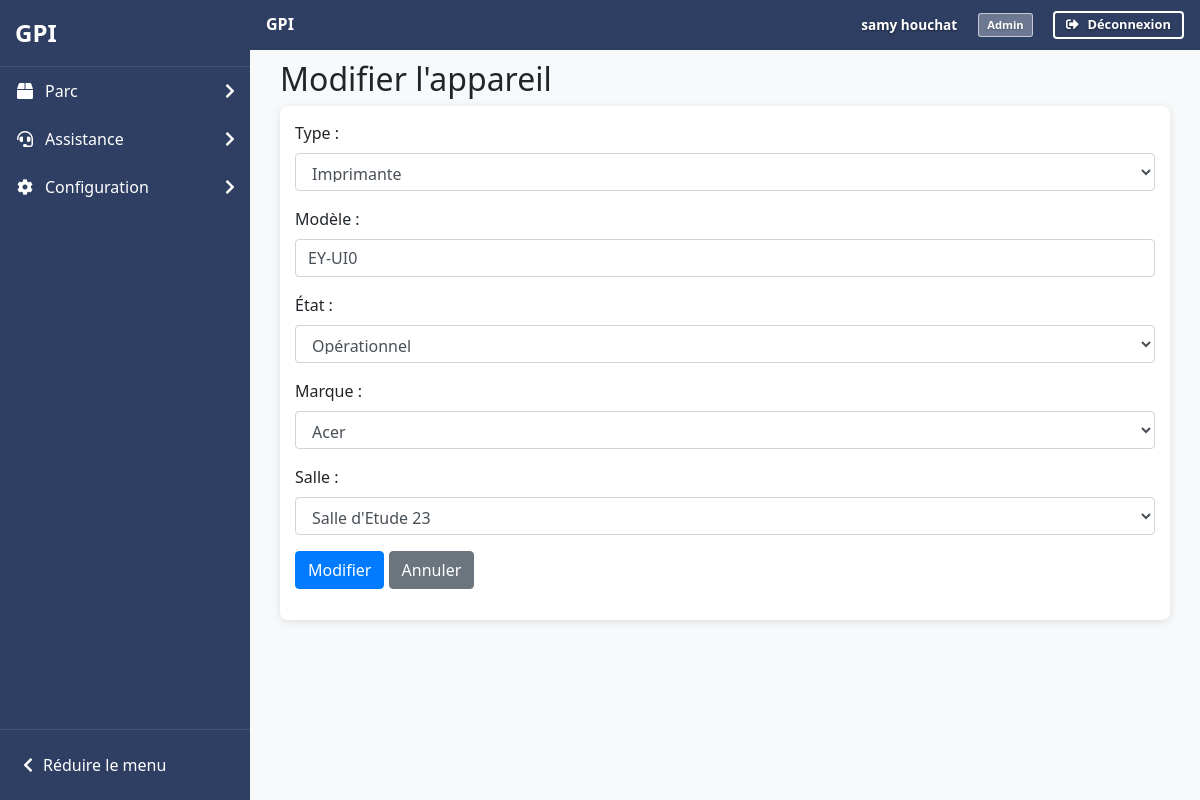
The page /includes/gestion.php?action=modifier&id=126 (signed in) on the database as committed earlier.
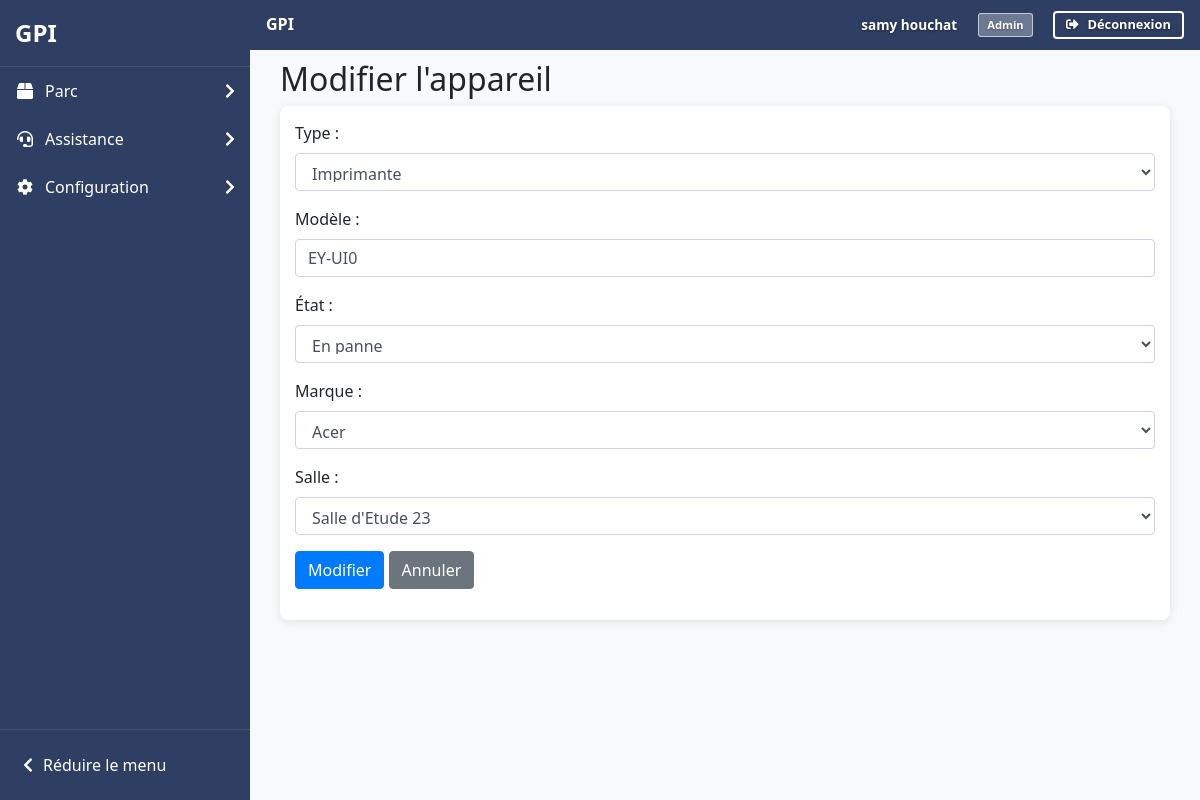
The same page on the database as committed later.
### tables this page shows
CREATE TABLE IF NOT EXISTS `appareils` (
  `id_appareil` int NOT NULL AUTO_INCREMENT,
  `type` enum('Imprimante','Projecteur') NOT NULL,
  `modele` varchar(100) NOT NULL,
  `numero_inventaire` varchar(50) NOT NULL,
  `etat` enum('Operationnel','En panne') NOT NULL DEFAULT 'Operationnel',
  `id_marque` int NOT NULL,
  `id_salle` int UNSIGNED DEFAULT NULL,
  `date_ajout` timestamp NULL DEFAULT CURRENT_TIMESTAMP,
  `supprime_le` timestamp NULL DEFAULT NULL,
  `est_affecte` tinyint(1) GENERATED ALWAYS AS ((`id_salle` is not null)) VIRTUAL,
  PRIMARY KEY (`id_appareil`),
  UNIQUE KEY `numero_serie` (`numero_inventaire`),
  KEY `id_marque` (`id_marque`),
  KEY `id_salle` (`id_salle`),
  KEY `type` (`type`),
  KEY `etat` (`etat`),
  KEY `supprime_le` (`supprime_le`)
);

CREATE TABLE IF NOT EXISTS `marque` (
  `id_marque` int NOT NULL AUTO_INCREMENT,
  `nom_marque` varchar(255) NOT NULL,
  PRIMARY KEY (`id_marque`),
  UNIQUE KEY `nom_marque` (`nom_marque`)
);

CREATE TABLE IF NOT EXISTS `salles` (
  `id_salle` int UNSIGNED NOT NULL AUTO_INCREMENT,
  `nom_salle` varchar(50) NOT NULL,
  `etage` enum('2','3') NOT NULL,
  `groupe` enum('Administratif','Etude','Cisco') NOT NULL,
  PRIMARY KEY (`id_salle`),
  UNIQUE KEY `unique_salle_etage` (`nom_salle`,`etage`)
);

### includes/functions.php (the view, shortened to what the changed rows need)
<?php
function connectDB() {
    $host = 'localhost';
    $db   = 'gpii';
    $user = 'root';
    $pass = '';
    $charset = 'utf8mb4';
    $dsn = "mysql:host=$host;dbname=$db;charset=$charset";
    $options = [
        PDO::ATTR_ERRMODE => PDO::ERRMODE_EXCEPTION,
        PDO::ATTR_DEFAULT_FETCH_MODE => PDO::FETCH_ASSOC
    ];
    return new PDO($dsn, $user, $pass, $options);
}
function afficherHeader($titre, $niveau = 1, $afficher_sidebar = true) {
    $prefix = str_repeat('../', $niveau);
    echo '<!DOCTYPE html>';
    echo '<html lang="fr">';
    echo '<head>';
    echo '<link rel="stylesheet" href="' . $prefix . 'assets/css/bootstrap.css">';
    echo '<link rel="stylesheet" href="' . $prefix . 'assets/css/custom.css">';
    echo '<link rel="stylesheet" href="https://cdnjs.cloudflare.com/ajax/libs/font-awesome/5.15.3/css/all.min.css">';
    echo '<link rel="stylesheet" href="https://cdn.jsdelivr.net/npm/bootstrap-icons@1.11.3/font/bootstrap-icons.css">';
    echo '</head>';
    echo '<body>';
    if ($afficher_sidebar) {
        echo '<div class="sidebar-glpi">';
        echo '<div class="sidebar-header">';
        echo '<a href="' . $prefix . 'index.php" class="logo-container">';
        echo '<span class="logo-text">GPI</span>';
        echo '</a>';
        echo '</div>';
        echo '<nav class="sidebar-nav">';
        echo '<ul class="sidebar-menu">';
        if (isset($_SESSION['user_role']) && ($_SESSION['user_role'] == 1 || $_SESSION['user_role'] == 2)) {
            echo '<li class="sidebar-item">';
            echo '<a href="#" class="sidebar-link">';
            echo '<i class="fas fa-box sidebar-icon"></i>';
            echo '<span>Parc</span>';
            echo '<i class="fas fa-chevron-right sidebar-arrow"></i>';
            echo '</a>';
            echo '</li>';
        }
        echo '<li class="sidebar-item">';
        echo '<a href="#" class="sidebar-link">';
        echo '<i class="fas fa-headset sidebar-icon"></i>';
        echo '<span>Assistance</span>';
        echo '<i class="fas fa-chevron-right sidebar-arrow"></i>';
        echo '</a>';
        echo '</li>';
        if (isset($_SESSION['user_role']) && $_SESSION['user_role'] == 1) {
            echo '<li class="sidebar-item">';
            echo '<a href="#" class="sidebar-link">';
            echo '<i class="fas fa-cog sidebar-icon"></i>';
            echo '<span>Configuration</span>';
            echo '<i class="fas fa-chevron-right sidebar-arrow"></i>';
            echo '</a>';
            echo '</li>';
        }
        echo '</ul>';
        echo '</nav>';
        echo '<div class="sidebar-footer">';
        echo '<button class="btn-collapse" id="collapseMenu">';
        echo '<i class="fas fa-chevron-left"></i>';
        echo '<span>Réduire le menu</span>';
        echo '</button>';
        echo '</div>';
        echo '</div>';
    }
    echo '<nav class="navbar navbar-expand-lg navbar-dark bg-primary mb-1">';
    echo '<div class="container d-flex justify-content-between align-items-center">';
    echo '<a class="navbar-brand" href="' . $prefix . 'index.php">GPI</a>';
    echo '<div class="d-flex align-items-center">';
    if (isset($_SESSION['user_id'])) {
        $pdo = connectDB();
        $stmt = $pdo->prepare("SELECT u.nom, u.prenom, r.role_name FROM users u JOIN roles r ON u.id_role = r.id_role WHERE u.id_user = ?");
        $stmt->execute([$_SESSION['user_id']]);
        $user = $stmt->fetch();
        echo '<div class="navbar-user-info mr-3">';
        echo '<span class="user-name mr-2">' . htmlspecialchars($user['prenom'] . ' ' . $user['nom']) . '</span>';
        echo '<span class="user-role">' . htmlspecialchars($user['role_name']) . '</span>';
        echo '</div>';
        echo '<a href="' . $prefix . 'includes/logout.php" class="btn btn-outline-light"><i class="fas fa-sign-out-alt mr-1"></i>Déconnexion</a>';
    } else {
        echo '<a href="' . $prefix . 'index.php" class="btn btn-outline-light"><i class="fas fa-sign-in-alt mr-1"></i>Connexion</a>';
    }
    echo '</div>';
    echo '</div>';
    echo '</nav>';
    if ($afficher_sidebar) {
        echo '<div class="container">';
    } else {
        echo '<div class="container-fluid">';
    }
}
function afficherFooter() {
    echo '</div>';
    echo '</body>';
    echo '</html>';
}
function afficherFormulaire($data = null) {
    try {
        $pdo = connectDB();
        $marques = $pdo->query("SELECT * FROM marque ORDER BY nom_marque")->fetchAll();
        $salles = $pdo->query("SELECT * FROM salles ORDER BY nom_salle")->fetchAll();
        $values = $data ?: [
            'type' => 'Imprimante',
            'modele' => '',
            'numero_inventaire' => '',
            'etat' => 'Operationnel',
            'id_marque' => '',
            'id_salle' => ''
        ];
        ?>
        <div class="card">
            <div class="card-body">
                <form method="POST" action="../includes/gestion.php<?= $data ? '?action=modifier&id=' . $data['id_appareil'] : '?action=ajouter' ?>" class="needs-validation" novalidate>
                    <div class="form-group">
                        <label for="type">Type :</label>
                        <select name="type" id="type" class="form-control" required>
                            <option value="Imprimante" <?= $values['type'] === 'Imprimante' ? 'selected' : '' ?>>Imprimante</option>
                        </select>
                    </div>
                    <div class="form-group">
                        <label for="modele">Modèle :</label>
                        <input type="text" class="form-control" id="modele" name="modele" value="<?= htmlspecialchars($values['modele']) ?>" required>
                    </div>
                    <div class="form-group">
                        <label for="etat">État :</label>
                        <select name="etat" id="etat" class="form-control" required>
                            <option value="Operationnel" <?= $values['etat'] === 'Operationnel' ? 'selected' : '' ?>>Opérationnel</option>
                            <option value="En panne" <?= $values['etat'] === 'En panne' ? 'selected' : '' ?>>En panne</option>
                        </select>
                    </div>
                    <div class="form-group">
                        <label for="id_marque">Marque :</label>
                        <select name="id_marque" id="id_marque" class="form-control" required>
                            <?php foreach($marques as $marque): ?>
                            <option value="<?= $marque['id_marque'] ?>" <?= $values['id_marque'] == $marque['id_marque'] ? 'selected' : '' ?>>
                                <?= htmlspecialchars($marque['nom_marque']) ?>
                            </option>
                            <?php endforeach; ?>
                        </select>
                    </div>
                    <div class="form-group">
                        <label for="id_salle">Salle :</label>
                        <select name="id_salle" id="id_salle" class="form-control">
                            <?php foreach($salles as $salle): ?>
                            <option value="<?= $salle['id_salle'] ?>" <?= $values['id_salle'] == $salle['id_salle'] ? 'selected' : '' ?>>
                                <?= htmlspecialchars($salle['nom_salle']) ?>
                            </option>
                            <?php endforeach; ?>
                        </select>
                    </div>
                    <div class="form-group">
                        <button type="submit" class="btn btn-primary"><?= $data ? 'Modifier' : 'Ajouter' ?></button>
                        <a href="../pages/common/Gestion_appareil.php" class="btn btn-secondary">Annuler</a>
                    </div>
                </form>
            </div>
        </div>
        <?php
    } catch (Exception $e) {
        echo '<div class="alert alert-danger">Erreur : ' . htmlspecialchars($e->getMessage()) . '</div>';
    }
}
?>

Rows that differ between the two databases and show on the page:
changed appareils "Imprimante": etat "Opérationnel" → "En panne"
